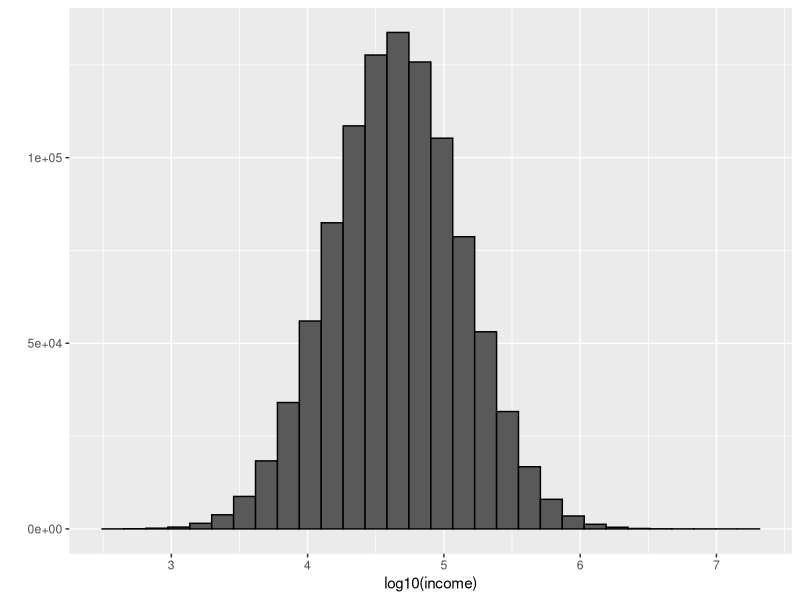
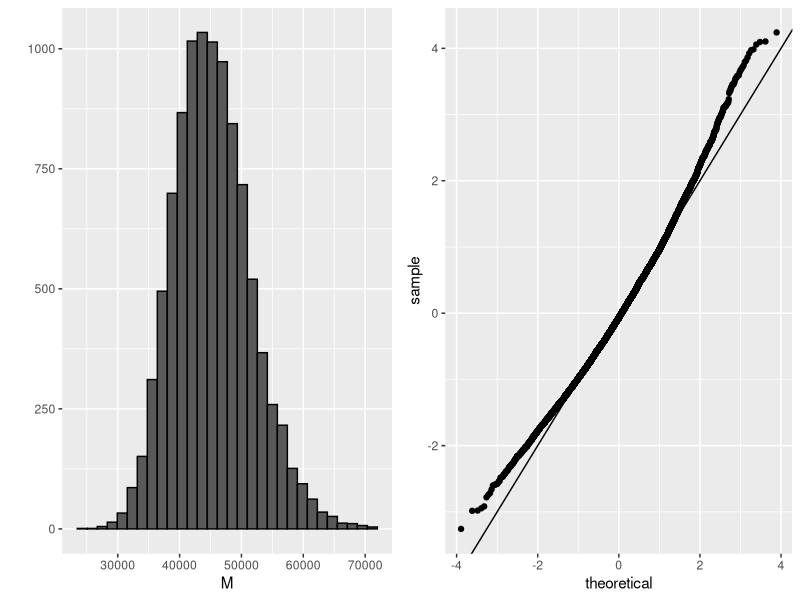

Write the R code that produced these figures, in order.
#8.machine learning - 4.2 cross validation and bootstrapping
# define the population distribution of income
library(ggplot2)
set.seed(1995)
n <- 10^6
income <- 10^(rnorm(n, log10(45000), log10(3)))
qplot(log10(income), bins = 30, color = I("black"))

# calculate the population median
m <- median(income)
m

# estimate the population median
N <- 100
X <- sample(income, N)
M<- median(X)
M

# use a Monte Carlo simulation to learn the distribution of M
library(gridExtra)
B <- 10^4
M <- replicate(B, {
  X <- sample(income, N)
  median(X)
})
p1 <- qplot(M, bins = 30, color = I("black"))
p2 <- qplot(sample = scale(M), xlab = "theoretical", ylab = "sample") + geom_abline()
grid.arrange(p1, p2, ncol = 2)

# compare the 95% CI based on the CLT to the actual one
median(X) + 1.96 * sd(X) / sqrt(N) * c(-1, 1)
quantile(M, c(0.025, 0.975))

# bootstrap and approximate the distribution
B <- 10^4
M_star <- replicate(B, {
  X_star <- sample(X, N, replace = TRUE)
  median(X_star)
})

# look at the confidence interval from the bootstrap
quantile(M_star, c(0.025, 0.975))
